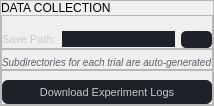
                                   <widget class="QFrame" name="diagnosticsDataCollection">
                                    <property name="sizePolicy">
                                     <sizepolicy hsizetype="Preferred" vsizetype="Preferred">
                                      <horstretch>0</horstretch>
                                      <verstretch>0</verstretch>
                                     </sizepolicy>
                                    </property>
                                    <property name="minimumSize">
                                     <size>
                                      <width>0</width>
                                      <height>0</height>
                                     </size>
                                    </property>
                                    <property name="frameShape">
                                     <enum>QFrame::StyledPanel</enum>
                                    </property>
                                    <property name="frameShadow">
                                     <enum>QFrame::Raised</enum>
                                    </property>
                                    <layout class="QVBoxLayout" name="verticalLayout_39">
                                     <property name="spacing">
                                      <number>0</number>
                                     </property>
                                     <property name="leftMargin">
                                      <number>0</number>
                                     </property>
                                     <property name="topMargin">
                                      <number>0</number>
                                     </property>
                                     <property name="rightMargin">
                                      <number>0</number>
                                     </property>
                                     <property name="bottomMargin">
                                      <number>0</number>
                                     </property>
                                     <item>
                                      <widget class="QLabel" name="dataCollectionLabel">
                                       <property name="maximumSize">
                                        <size>
                                         <width>16777215</width>
                                         <height>24</height>
                                        </size>
                                       </property>
                                       <property name="text">
                                        <string>DATA COLLECTION</string>
                                       </property>
                                      </widget>
                                     </item>
                                     <item>
                                      <widget class="QFrame" name="dataCollectionSettings">
                                       <property name="sizePolicy">
                                        <sizepolicy hsizetype="Preferred" vsizetype="Minimum">
                                         <horstretch>0</horstretch>
                                         <verstretch>0</verstretch>
                                        </sizepolicy>
                                       </property>
                                       <property name="minimumSize">
                                        <size>
                                         <width>0</width>
                                         <height>0</height>
                                        </size>
                                       </property>
                                       <property name="maximumSize">
                                        <size>
                                         <width>16777215</width>
                                         <height>36</height>
                                        </size>
                                       </property>
                                       <property name="styleSheet">
                                        <string notr="true">QFrame QLabel {
color: rgb(201, 201, 201);
font-weight: 400;
font-size: 11px;
border-bottom: 0px solid rgb(0, 204, 255);
}
QPushButton {
background-color: rgb(30, 33, 39);
border: none;
color: rgb(201, 201, 201);
font-size: 11px;
selection-background-color: rgb(0, 153, 191);
border-radius: 5px;
min-height: 17px;
}
QPushButton:hover {
background-color: rgb(40, 44, 52);
}
QPushButton:pressed {
background-color: rgb(40, 44, 52);
}
QLineEdit {
background-color: rgb(30, 33, 39);
border: none;
color: rgb(201, 201, 201);
font-size: 9px;
selection-color: rgb(221, 221, 231);
selection-background-color: rgb(0, 114, 143);
padding: 0 6px 0 6px;
}
QLineEdit:hover {
background-color: rgb(40, 44, 52);
}
QLineEdit:focus {
background-color: rgb(40, 44, 52);
}</string>
                                       </property>
                                       <property name="frameShape">
                                        <enum>QFrame::StyledPanel</enum>
                                       </property>
                                       <property name="frameShadow">
                                        <enum>QFrame::Raised</enum>
                                       </property>
                                       <layout class="QHBoxLayout" name="horizontalLayout_13">
                                        <property name="leftMargin">
                                         <number>0</number>
                                        </property>
                                        <property name="topMargin">
                                         <number>15</number>
                                        </property>
                                        <property name="rightMargin">
                                         <number>0</number>
                                        </property>
                                        <property name="bottomMargin">
                                         <number>0</number>
                                        </property>
                                        <item>
                                         <widget class="QLabel" name="dataCollectionPathLabel">
                                          <property name="maximumSize">
                                           <size>
                                            <width>16777215</width>
                                            <height>24</height>
                                           </size>
                                          </property>
                                          <property name="text">
                                           <string>Save Path:</string>
                                          </property>
                                         </widget>
                                        </item>
                                        <item>
                                         <widget class="QLineEdit" name="logSavePathText">
                                          <property name="text">
                                           <string/>
                                          </property>
                                          <property name="readOnly">
                                           <bool>true</bool>
                                          </property>
                                         </widget>
                                        </item>
                                        <item>
                                         <widget class="QPushButton" name="btn_log_save_path_select">
                                          <property name="maximumSize">
                                           <size>
                                            <width>16777215</width>
                                            <height>16</height>
                                           </size>
                                          </property>
                                          <property name="cursor">
                                           <cursorShape>PointingHandCursor</cursorShape>
                                          </property>
                                          <property name="styleSheet">
                                           <string notr="true">background-image: url(:/icons/images/icons2/browse_files.png);
background-repeat: no-repeat;
background-position: bottom;</string>
                                          </property>
                                          <property name="text">
                                           <string/>
                                          </property>
                                         </widget>
                                        </item>
                                       </layout>
                                      </widget>
                                     </item>
                                     <item>
                                      <widget class="QFrame" name="frame_3">
                                       <property name="styleSheet">
                                        <string notr="true">QFrame QLabel {
color: rgb(92, 95, 102);
font-weight: 400;
font-size: 10px;
font-style: italic;
border-bottom: 0px solid rgb(0, 204, 255);
}</string>
                                       </property>
                                       <property name="frameShape">
                                        <enum>QFrame::StyledPanel</enum>
                                       </property>
                                       <property name="frameShadow">
                                        <enum>QFrame::Raised</enum>
                                       </property>
                                       <layout class="QVBoxLayout" name="verticalLayout_30">
                                        <property name="spacing">
                                         <number>0</number>
                                        </property>
                                        <property name="leftMargin">
                                         <number>0</number>
                                        </property>
                                        <property name="topMargin">
                                         <number>6</number>
                                        </property>
                                        <property name="rightMargin">
                                         <number>0</number>
                                        </property>
                                        <property name="bottomMargin">
                                         <number>0</number>
                                        </property>
                                        <item>
                                         <widget class="QLabel" name="label_2">
                                          <property name="text">
                                           <string>Subdirectories for each trial are auto-generated</string>
                                          </property>
                                         </widget>
                                        </item>
                                       </layout>
                                      </widget>
                                     </item>
                                     <item>
                                      <widget class="QFrame" name="dataCollectionButtons">
                                       <property name="sizePolicy">
                                        <sizepolicy hsizetype="Preferred" vsizetype="Minimum">
                                         <horstretch>0</horstretch>
                                         <verstretch>0</verstretch>
                                        </sizepolicy>
                                       </property>
                                       <property name="styleSheet">
                                        <string notr="true">#dataCollectionButtons QPushButton {
background-color: rgb(30, 33, 39);
border-radius: 6px;
padding: 0 9px 0 9px;
min-height: 24px;
max-height: 24px;
border: none;
color: rgb(201, 201, 201);
font-size: 11px;
}
#dataCollectionButtons QPushButton:hover {
background-color: rgb(40, 44, 52);
}
#dataCollectionButtons QPushButton:pressed {
background-color: rgb(40, 44, 52);
}
</string>
                                       </property>
                                       <property name="frameShape">
                                        <enum>QFrame::StyledPanel</enum>
                                       </property>
                                       <property name="frameShadow">
                                        <enum>QFrame::Raised</enum>
                                       </property>
                                       <layout class="QVBoxLayout" name="verticalLayout_40">
                                        <property name="spacing">
                                         <number>0</number>
                                        </property>
                                        <property name="leftMargin">
                                         <number>0</number>
                                        </property>
                                        <property name="topMargin">
                                         <number>9</number>
                                        </property>
                                        <property name="rightMargin">
                                         <number>0</number>
                                        </property>
                                        <property name="bottomMargin">
                                         <number>0</number>
                                        </property>
                                        <item>
                                         <widget class="QPushButton" name="btn_logs_download">
                                          <property name="cursor">
                                           <cursorShape>PointingHandCursor</cursorShape>
                                          </property>
                                          <property name="text">
                                           <string>Download Experiment Logs</string>
                                          </property>
                                         </widget>
                                        </item>
                                       </layout>
                                      </widget>
                                     </item>
                                    </layout>
                                   </widget>
